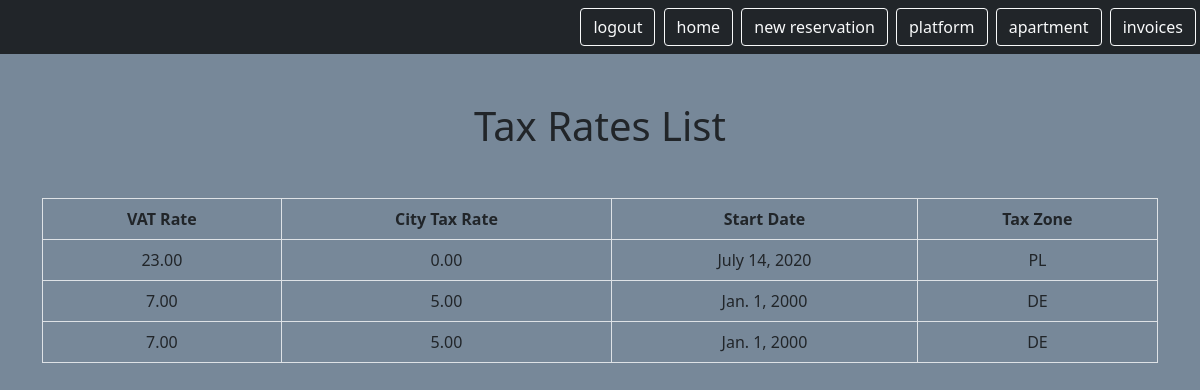
/mini/taxrate (signed in), run on an earlier commit of the app's database.
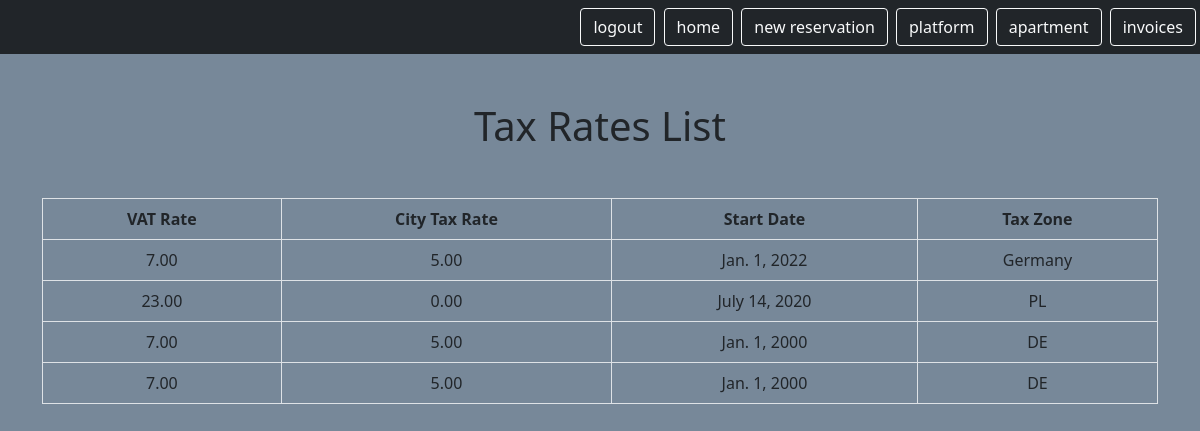
And on a later commit of the database.
### reservation/models.py (models this page shows, shortened)
class TaxRate(models.Model):
    start_date = models.DateField()
    vat_rate = models.DecimalField(max_digits=5, decimal_places=2, default=7)
    citytax_rate = models.DecimalField(max_digits=5, decimal_places=2, default=5)
    full_vat_rate = models.DecimalField(max_digits=5, decimal_places=2, default=19)
    tax_zone = models.CharField(max_length=255, default="Germany")
    class Meta:
        ordering = ["-start_date"]

### reservation/views.py (the view)
# urls.py: path('taxrate', views.TaxRateListView.as_view(), name='taxrate.list'),
class TaxRateListView(LoginRequiredMixin, ListView):
    model = TaxRate
    template_name = "settings/tax_list.html"
    context_object_name = "taxrates"  # name used in template
    login_url = LOGIN_URL
    def get_queryset(self):
        return TaxRate.objects.all()

### reservation/templates/settings/tax_list.html
{% extends "base.html" %}
{% block content %}
    <h1 class="my-5">Tax Rates List</h1>
    <div class="table-responsive">
        <table class="table table-bordered">
            <thead>
                <tr>
                    <th>VAT Rate</th>
                    <th>City Tax Rate</th>
                    <th>Start Date</th>
                    <th>Tax Zone</th>
                </tr>
            </thead>
            <tbody>
                {% for tax in taxrates %}
                <tr>
                    <td>{{ tax.vat_rate }}</td>
                    <td>{{ tax.citytax_rate }}</td>
                    <td>{{ tax.start_date }}</td>
                    <td>{{ tax.tax_zone }}</td>
                </tr>
                {% endfor %}
            </tbody>
        </table>
    </div>
{% endblock %}

### static/templates/base.html (shortened to what this page needs)
{% load static %}
<!DOCTYPE html>
<html lang="en">
<head>
    <link rel="stylesheet" type="text/css" href="{% static 'css/style.css' %}"/>
    <link href="https://cdn.jsdelivr.net/npm/bootstrap@5.0.1/dist/css/bootstrap.min.css" rel="stylesheet">
</head>
<body>
    <nav class = 'navbar navbar-dark bg-dark'>
        <div class="ms-auto">
            {% if user.is_authenticated %}
            <a href="{% url 'logout' %}" class="btn btn-outline-light me-1">logout</a>
            <a href="{% url 'reservation.list' %}" class="btn btn-outline-light me-1">home</a>
            <a href="{% url 'reservation.new' %}" class="btn btn-outline-light me-1">new reservation</a>
            <a href="{% url 'platform.list' %}" class="btn btn-outline-light me-1">platform</a>
            <a href="{% url 'apartment.list' %}" class="btn btn-outline-light me-1">apartment</a>
            <a href="{% url 'invoice.list' %}" class="btn btn-outline-light me-1">invoices</a>
            {% else %}
            <a href="{% url 'login' %}" class="btn btn-outline-light me-1">login</a>
            <a href="{% url 'signup' %}" class="btn btn-outline-light me-1">signup</a>
            {% endif %}
        </div>
    </nav>
    <div class="my-5 text-center container">
    {% block content %}
    {% endblock%}
</div>
</body>
</html>

### static/templates/base.html (style rules this page uses)
body { background: lightslategray; }

What changed in the data, as far as the page shows it:
added TaxRate: vat_rate "7.00", citytax_rate "5.00", start_date "Jan. 1, 2022", tax_zone "Germany"
